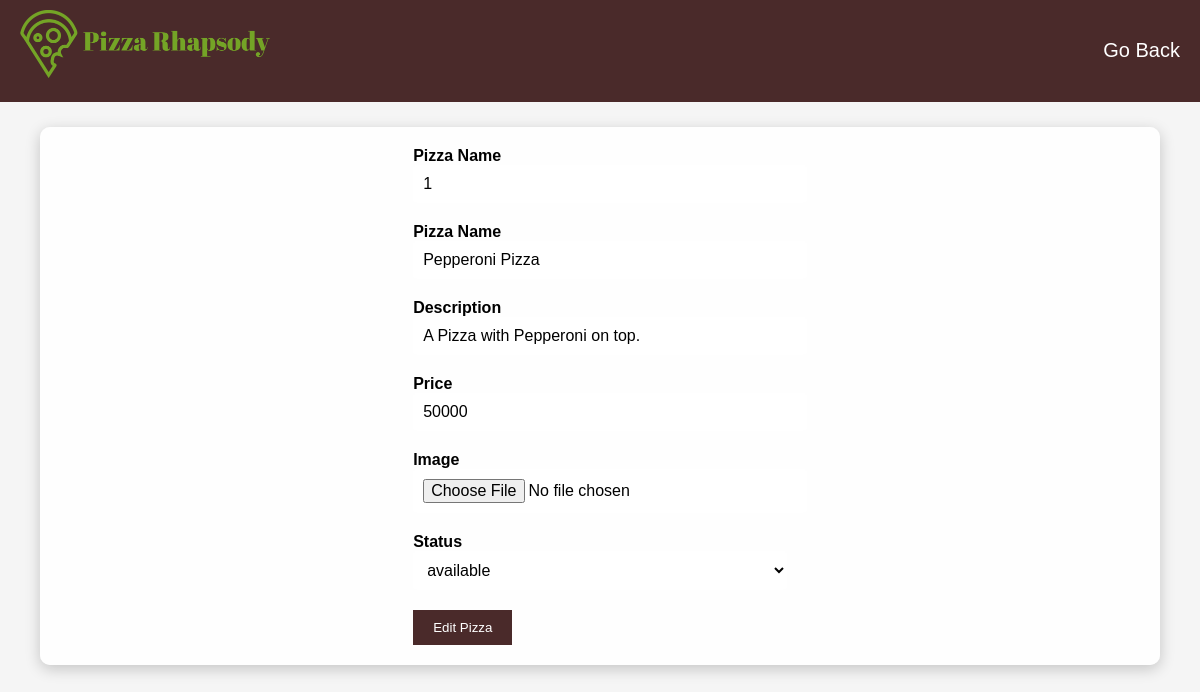
The app's page /editData.php?idMenu=1 with its own data.
### tables this page shows
CREATE TABLE `menu` (
  `idMenu` int(11) NOT NULL,
  `nameMenu` varchar(100) NOT NULL,
  `descMenu` varchar(100) NOT NULL,
  `price` int(11) NOT NULL,
  `status` varchar(100) NOT NULL DEFAULT 'unavailable',
  `image` varchar(100) NOT NULL
);

### editData.php (the view, shortened to what this page needs)
<?php
include_once "connection.php";
$id = $_GET['idMenu'];
$getData = mysqli_query($data, "SELECT * FROM Menu WHERE idMenu = $id;");
$rData = mysqli_fetch_array($getData);
?>
<!DOCTYPE html>
<html>
<head>
    <link rel="stylesheet" type="text/css" href="style.css">
</head>
<body>
<header>
        <div class="logo"><img src="./Assets/pizzalogo.png" alt="Pizza Logo"></div>
        <nav>
            <ul>
                <li><a href="adminhome.php">Go Back</a></li>
            </ul>
        </nav>
    </header>
    <div class="adding-menu">
<form action="editMenu.php" method="POST">
            <div class="form-group">
            <label for="nameP">Pizza Name</label>
            <input type="number" name="idP" value="<?php echo $rData['idMenu'] ?>" readonly>
            </div>
            <div class="form-group">
            <label for="nameP">Pizza Name</label>
            <input type="text" name="nameP" value="<?php echo $rData['nameMenu'] ?>" $placeholder="Pizza Name">
            </div>
            <div class="form-group">
            <label for="descP">Description</label>
            <input type="text" name="descP" value="<?php echo $rData['descMenu'] ?>" placeholder="Description">
            </div>
            <div class="form-group">
            <label for="priceP">Price</label>
            <input type="text" name="priceP" value="<?php echo $rData['price'] ?>" placeholder="Price">
            </div>
            <div class="form-group">
            <label for="imageP">Image</label>
            <input type="file" name="imageP" value="<?php echo $rData['image'] ?>" placeholder="Insert an Image here">
            </div>
            <div class="form-group">
            <label for="statusP">Status</label>
                    <select name="statusP" required>
                        <option value="available">available</option>
                    </select>
            </div>
            <button type="submit" name="submit">Edit Pizza</button>
</form>
</div>
</body>
</html>

### style.css (style rules this page uses)
body { font-family: 'Arial', sans-serif; margin: 0; padding: 0; background-color: #f5f5f5; }
.logo img { width: 400px; height: auto; margin-bottom: 20px; }
header { background-color: #4a2a2a; color: white; padding: 10px 20px; display: flex; justify-content: space-between; align-items: center; }
.logo img { width: 250px; height: auto; margin-bottom: 10px; }
nav ul { list-style: none; padding: 0; margin: 0; display: flex; }
nav ul li { margin-left: 20px; font-size: 20px; }
nav ul li a { color: white; text-decoration: none; }
.adding-menu { display: flex; flex-direction: column; align-items: center; background-color: rgba(255, 255, 255, 0.9); border-radius: 10px; box-shadow: 0 4px 15px rgba(0, 0, 0, 0.2); padding: 20px; width: 90%; margin: auto; margin-top: 25px; }
button { background-color: #4a2a2a; color: white; padding: 10px 20px; border: none; cursor: pointer; }
.form-group { margin-bottom: 20px; }
.form-group label { margin-bottom: 5px; font-weight: bold; }
.form-group input, .form-group select { padding: 10px; border: none; border-radius: 5px; font-size: 16px; width: 100%; background-color: #FFFFFF; color: #000000; }

### records on screen
menu: idP "1", nameP "Pepperoni Pizza", descP "A Pizza with Pepperoni on top.", priceP "50000"
